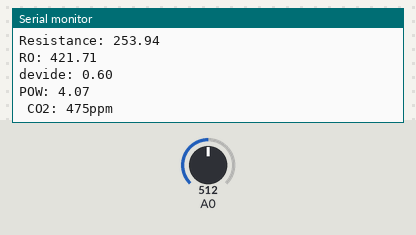
A sketch run on a simulated Arduino Uno, built with avr-gcc and run on an emulated ATmega328P. Shown: the last lines printed to the serial monitor. Inputs (shaded band) come from the test bench; at power-on: A0 = 512.

Above: at 5.8 s.
5.9 s: A0 set to 0
At 10.9 s:
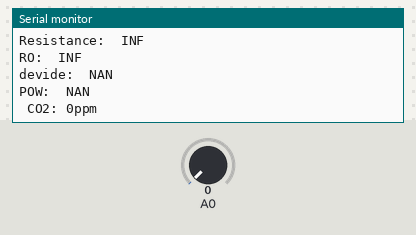
11.9 s: A0 set to 122
At 16.2 s:
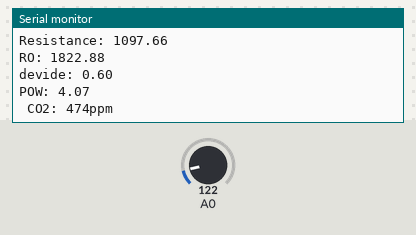
Timing chart, 0 to 17.7 s (numbered marks = the images above; inputs shaded):
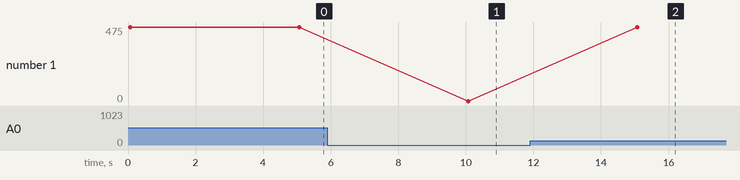

The sketch:

calculateROForMQ135.ino
```cpp
// Define input voltage
#define VOLTAGE 3.3
/// The load resistance on the board
#define RLOAD 10.0
/// Calibration resistance at atmospheric CO2 level
#define RZERO 76.63
/// Parameters for calculating ppm of CO2 from sensor resistance
#define MQ135_SCALINGFACTOR 116.6020682
#define MQ135_EXPONENT -2.769034857
#define MQ135_WORLD_CO2 475 // https://www.co2.earth/ or a different CO2 calibrated sensor

void setup()
{
  Serial.begin(9600);
}

void loop()
{
  // Air Quality
  float analogSensorValue;
  float resistance;
  float CO2_ppm;
  float RO;
  float pow_co2;

  // Get the sensor value from the MQ135 sensor
  analogSensorValue = analogRead(A0);
  // Convert the analog value to a digital value 1023 for 5V 4095 for 3.3V
  resistance =  ((4095./(float)analogSensorValue) * VOLTAGE - 1.)*RLOAD;
  Serial.println("Resistance: " + String(resistance));
  // Calculate ppm and do the value times 100 to account for normal values
  RO = (float)(resistance * exp(log(MQ135_SCALINGFACTOR / MQ135_WORLD_CO2) / MQ135_EXPONENT));
  Serial.println("RO: " + String(RO));
  Serial.println("devide: " + String((resistance/RO)));
  pow_co2 = pow((resistance/RO), MQ135_EXPONENT);
    Serial.println("POW: " + String(pow_co2));
  CO2_ppm = (float)MQ135_SCALINGFACTOR * pow((resistance/RO), MQ135_EXPONENT);

  Serial.print(" CO2: ");
  Serial.print((int)CO2_ppm);
  Serial.println("ppm");
  delay(5000);
}
```

Measured:
- after the input at 5.9 s, the serial monitor: prints a new line after 4.1 s (image 1)
- after the input at 11.9 s, the serial monitor: prints a new line after 3.1 s (image 2)
- plotted number 1: 475 → 0 after the input at 5.9 s, 0 → 474 after the input at 11.9 s
